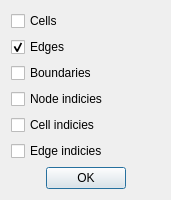
<?xml version="1.0" encoding="UTF-8"?>
<ui version="4.0">
 <class>Dialog</class>
 <widget class="QDialog" name="Dialog">
  <property name="geometry">
   <rect>
    <x>0</x>
    <y>0</y>
    <width>171</width>
    <height>185</height>
   </rect>
  </property>
  <property name="windowTitle">
   <string>Grid View</string>
  </property>
  <layout class="QVBoxLayout" name="verticalLayout">
   <item>
    <widget class="QCheckBox" name="cb_cview">
     <property name="text">
      <string>Cells</string>
     </property>
    </widget>
   </item>
   <item>
    <widget class="QCheckBox" name="cb_eview">
     <property name="text">
      <string>Edges</string>
     </property>
     <property name="checked">
      <bool>true</bool>
     </property>
    </widget>
   </item>
   <item>
    <widget class="QCheckBox" name="cb_bview">
     <property name="text">
      <string>Boundaries</string>
     </property>
    </widget>
   </item>
   <item>
    <widget class="QCheckBox" name="cb_nind">
     <property name="text">
      <string>Node indicies</string>
     </property>
    </widget>
   </item>
   <item>
    <widget class="QCheckBox" name="cb_cind">
     <property name="text">
      <string>Cell indicies</string>
     </property>
    </widget>
   </item>
   <item>
    <widget class="QCheckBox" name="cb_eind">
     <property name="text">
      <string>Edge indicies</string>
     </property>
    </widget>
   </item>
   <item>
    <widget class="QDialogButtonBox" name="buttonBox">
     <property name="orientation">
      <enum>Qt::Horizontal</enum>
     </property>
     <property name="standardButtons">
      <set>QDialogButtonBox::Ok</set>
     </property>
     <property name="centerButtons">
      <bool>true</bool>
     </property>
    </widget>
   </item>
  </layout>
 </widget>
 <resources/>
 <connections>
  <connection>
   <sender>buttonBox</sender>
   <signal>rejected()</signal>
   <receiver>Dialog</receiver>
   <slot>reject()</slot>
   <hints>
    <hint type="sourcelabel">
     <x>316</x>
     <y>260</y>
    </hint>
    <hint type="destinationlabel">
     <x>286</x>
     <y>274</y>
    </hint>
   </hints>
  </connection>
  <connection>
   <sender>buttonBox</sender>
   <signal>accepted()</signal>
   <receiver>Dialog</receiver>
   <slot>accept()</slot>
   <hints>
    <hint type="sourcelabel">
     <x>248</x>
     <y>254</y>
    </hint>
    <hint type="destinationlabel">
     <x>157</x>
     <y>274</y>
    </hint>
   </hints>
  </connection>
 </connections>
</ui>
